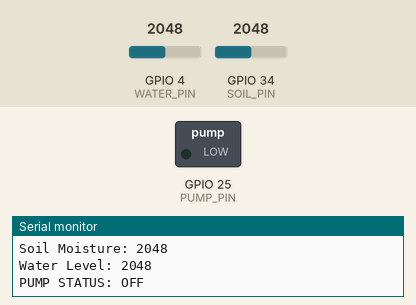
Recording of a sketch running on a simulated ESP32. Parts: switched loads named in the sketch (green lamp = pin HIGH), the last lines printed to the serial monitor. The test bench sets the inputs (shaded band); at power-on: GPIO 34 (SOIL_PIN) = 2048, GPIO 4 (WATER_PIN) = 2048. Random numbers use the default seed unless the sketch sets one.

Above: at 3.8 s.
3.9 s: GPIO 34 (SOIL_PIN) set to 1958
At 7.2 s:
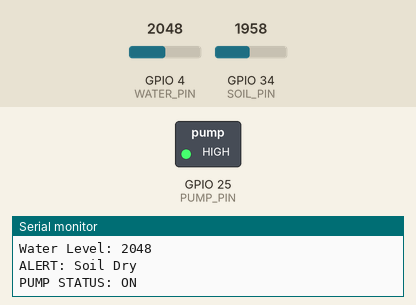
7.8 s: GPIO 4 (WATER_PIN) set to 1041
13.5 s: GPIO 4 (WATER_PIN) set to 953
19.5 s: GPIO 34 (SOIL_PIN) set to 2040
At 21.4 s:
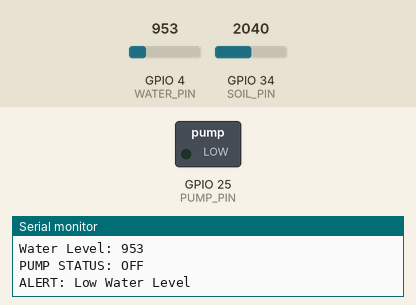
23.4 s: GPIO 34 (SOIL_PIN) set to 1960
At 25.3 s:
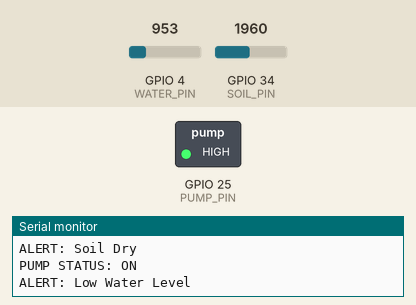
Timing chart, 0 to 26.8 s (numbered marks = the images above; inputs shaded):
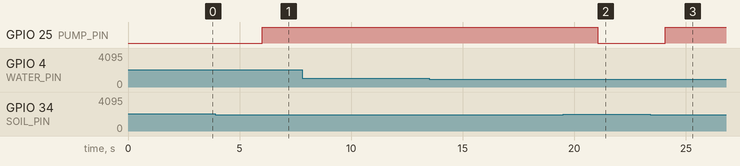

Measured:
- the behaviour switches between 2000 and 1999 on GPIO 34 (SOIL_PIN) (found by bisection; images 0 and 1)
- after the input at 3.9 s, GPIO 25 (PUMP_PIN): LOW → HIGH after 2.1 s
- after the input at 19.5 s, GPIO 25 (PUMP_PIN): HIGH → LOW after 1.6 s
- after the input at 23.4 s, GPIO 25 (PUMP_PIN): LOW → HIGH after 0.67 s

The sketch:

smart_agriculture.ino
```cpp
// SMART AGRICULTURE SYSTEM
// ESP32 + Soil + Water + Pump

#define SOIL_PIN 34
#define WATER_PIN 4
#define PUMP_PIN 25

#define SOIL_THRESHOLD 2000
#define WATER_THRESHOLD 1000
#define TEMP_THRESHOLD 35

void setup() {

  Serial.begin(115200);

  pinMode(PUMP_PIN, OUTPUT);

  Serial.println("=================================");
  Serial.println(" SMART AGRICULTURE SYSTEM");
  Serial.println("=================================");
}

void loop() {

  // Simulated Temperature & Humidity
  float temperature = random(22, 40);
  float humidity = random(40, 90);

  int soil = analogRead(SOIL_PIN);
  int water = analogRead(WATER_PIN);

  if (soil < SOIL_THRESHOLD) {
    digitalWrite(PUMP_PIN, HIGH);
  } else {
    digitalWrite(PUMP_PIN, LOW);
  }

  Serial.println("\n===== SMART FARM REPORT =====");

  Serial.print("Temperature: ");
  Serial.print(temperature);
  Serial.println(" C");

  Serial.print("Humidity: ");
  Serial.print(humidity);
  Serial.println(" %");

  Serial.print("Soil Moisture: ");
  Serial.println(soil);

  Serial.print("Water Level: ");
  Serial.println(water);

  if (soil < SOIL_THRESHOLD) {
    Serial.println("ALERT: Soil Dry");
    Serial.println("PUMP STATUS: ON");
  } else {
    Serial.println("PUMP STATUS: OFF");
  }

  if (water < WATER_THRESHOLD) {
    Serial.println("ALERT: Low Water Level");
  }

  if (temperature > TEMP_THRESHOLD) {
    Serial.println("ALERT: High Temperature");
  }

  delay(3000);
}
```
